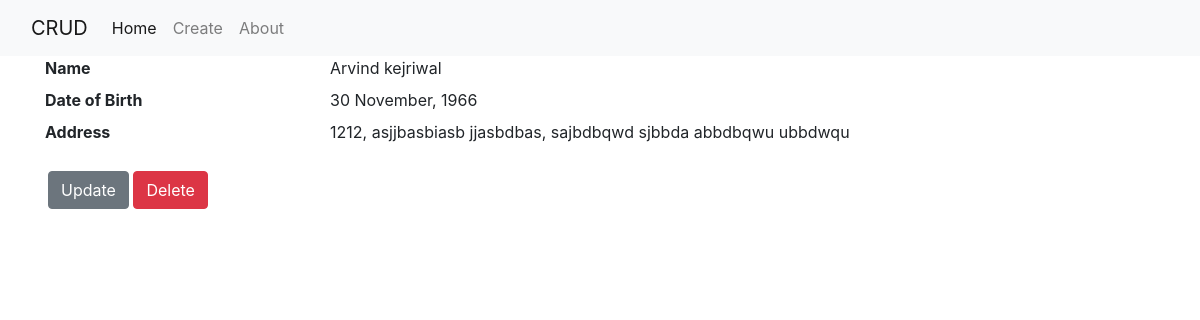
The app's page /11/ with its own data.
### myapp/models.py (models this page shows, shortened)
class Person(models.Model):
    name = models.CharField(max_length=100)
    date_of_birth = models.DateTimeField('dob (YYYY-MM-DD)')
    address = models.CharField(max_length=500)

### myapp/views.py (the view)
# urls.py: path('<int:pk>/', PersonDetailView.as_view(), name='detail'),
class PersonDetailView(DetailView):
    model = Person

### myapp/templates/myapp/person_detail.html
{% extends "myapp/base.html"%}
{% block content%}
    <div>
        <dl class="row">
            <dt class="col-sm-3">Name</dt>
            <dd class="col-sm-9">{{person.name|capfirst}}</dd>
            <dt class="col-sm-3">Date of Birth</dt>
            <dd class="col-sm-9">{{person.date_of_birth |date:'d F, Y'}}</dd>
            <dt class="col-sm-3">Address</dt>
            <dd class="col-sm-9">{{person.address}}</dd>
        </dl>
    </div>
    <div id="update">
        <a class="btn btn-secondary" href="{% url 'update' object.id %}">Update</a>
        <a class="btn btn-danger" href="{% url 'delete' object.id%}">Delete</a>
    </div>
{% endblock content%}

### myapp/static/myapp/main.css (style rules this page uses)
#update { padding: 3px; }

### records on screen
Person: name "Arvind kejriwal", date_of_birth "30 November, 1966", address "1212, asjjbasbiasb jjasbdbas, sajbdbqwd sjbbda abbdbqwu ubbdwqu"
